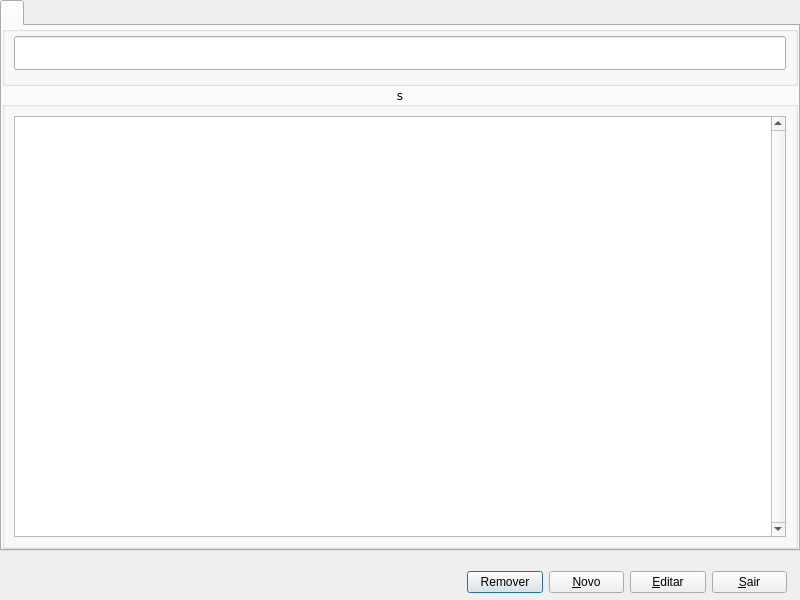
<?xml version="1.0" encoding="UTF-8"?>
<ui version="4.0">
 <class>Managersupplier</class>
 <widget class="QDialog" name="Managersupplier">
  <property name="geometry">
   <rect>
    <x>0</x>
    <y>0</y>
    <width>800</width>
    <height>600</height>
   </rect>
  </property>
  <property name="windowTitle">
   <string/>
  </property>
  <property name="windowIcon">
   <iconset resource="../../icons/resources.qrc">
    <normaloff>:/png/marca-m.png</normaloff>:/png/marca-m.png</iconset>
  </property>
  <widget class="QTabWidget" name="tabWidget">
   <property name="geometry">
    <rect>
     <x>0</x>
     <y>0</y>
     <width>800</width>
     <height>551</height>
    </rect>
   </property>
   <property name="font">
    <font>
     <family>Verdana</family>
     <pointsize>8</pointsize>
    </font>
   </property>
   <property name="focusPolicy">
    <enum>Qt::NoFocus</enum>
   </property>
   <property name="currentIndex">
    <number>0</number>
   </property>
   <widget class="QWidget" name="tab">
    <attribute name="title">
     <string/>
    </attribute>
    <layout class="QGridLayout" name="gridLayout_2">
     <property name="leftMargin">
      <number>0</number>
     </property>
     <property name="topMargin">
      <number>0</number>
     </property>
     <property name="rightMargin">
      <number>0</number>
     </property>
     <property name="bottomMargin">
      <number>0</number>
     </property>
     <property name="spacing">
      <number>0</number>
     </property>
     <item row="1" column="0">
      <widget class="QGroupBox" name="groupBoxItens">
       <property name="font">
        <font>
         <family>Verdana</family>
         <pointsize>9</pointsize>
         <weight>50</weight>
         <bold>false</bold>
        </font>
       </property>
       <property name="title">
        <string>s</string>
       </property>
       <property name="alignment">
        <set>Qt::AlignCenter</set>
       </property>
       <layout class="QHBoxLayout" name="horizontalLayout_4">
        <item>
         <widget class="QRadTableViewSearch" name="tableViewSearch">
          <property name="font">
           <font>
            <family>Verdana</family>
            <pointsize>8</pointsize>
           </font>
          </property>
          <property name="focusPolicy">
           <enum>Qt::NoFocus</enum>
          </property>
          <property name="styleSheet">
           <string notr="true">selection-background-color: rgba(102, 176, 239, 75%); selection-color: rgb(255, 255, 255);</string>
          </property>
          <property name="verticalScrollBarPolicy">
           <enum>Qt::ScrollBarAlwaysOn</enum>
          </property>
          <property name="selectionBehavior">
           <enum>QAbstractItemView::SelectRows</enum>
          </property>
          <property name="sortingEnabled">
           <bool>true</bool>
          </property>
          <attribute name="horizontalHeaderDefaultSectionSize">
           <number>50</number>
          </attribute>
          <attribute name="horizontalHeaderMinimumSectionSize">
           <number>20</number>
          </attribute>
          <attribute name="verticalHeaderVisible">
           <bool>false</bool>
          </attribute>
          <attribute name="verticalHeaderDefaultSectionSize">
           <number>20</number>
          </attribute>
          <attribute name="verticalHeaderMinimumSectionSize">
           <number>18</number>
          </attribute>
         </widget>
        </item>
       </layout>
      </widget>
     </item>
     <item row="0" column="0">
      <widget class="QGroupBox" name="groupBox_2">
       <property name="minimumSize">
        <size>
         <width>0</width>
         <height>60</height>
        </size>
       </property>
       <property name="maximumSize">
        <size>
         <width>16777215</width>
         <height>60</height>
        </size>
       </property>
       <property name="font">
        <font>
         <family>Verdana</family>
         <pointsize>9</pointsize>
         <weight>75</weight>
         <bold>true</bold>
        </font>
       </property>
       <property name="title">
        <string/>
       </property>
       <property name="alignment">
        <set>Qt::AlignHCenter|Qt::AlignTop</set>
       </property>
       <layout class="QHBoxLayout" name="horizontalLayout">
        <property name="spacing">
         <number>6</number>
        </property>
        <property name="leftMargin">
         <number>9</number>
        </property>
        <property name="topMargin">
         <number>0</number>
        </property>
        <property name="rightMargin">
         <number>9</number>
        </property>
        <property name="bottomMargin">
         <number>9</number>
        </property>
        <item>
         <widget class="QRadLineEditFakeEnter" name="lineEditSearch">
          <property name="minimumSize">
           <size>
            <width>0</width>
            <height>34</height>
           </size>
          </property>
          <property name="maximumSize">
           <size>
            <width>16777215</width>
            <height>34</height>
           </size>
          </property>
          <property name="font">
           <font>
            <family>Verdana</family>
            <pointsize>18</pointsize>
           </font>
          </property>
         </widget>
        </item>
       </layout>
      </widget>
     </item>
    </layout>
   </widget>
  </widget>
  <widget class="QWidget" name="">
   <property name="geometry">
    <rect>
     <x>467</x>
     <y>570</y>
     <width>320</width>
     <height>25</height>
    </rect>
   </property>
   <layout class="QHBoxLayout" name="horizontalLayout_2">
    <item>
     <widget class="QPushButton" name="PshBtnRemove">
      <property name="text">
       <string>Remover</string>
      </property>
     </widget>
    </item>
    <item>
     <widget class="QPushButton" name="PshBtnNovo">
      <property name="text">
       <string>&amp;Novo</string>
      </property>
     </widget>
    </item>
    <item>
     <widget class="QPushButton" name="PshBtnEditar">
      <property name="text">
       <string>&amp;Editar</string>
      </property>
     </widget>
    </item>
    <item>
     <widget class="QPushButton" name="PshBtnSair">
      <property name="text">
       <string>&amp;Sair</string>
      </property>
     </widget>
    </item>
   </layout>
  </widget>
 </widget>
 <customwidgets>
  <customwidget>
   <class>QRadLineEditFakeEnter</class>
   <extends>QLineEdit</extends>
   <header location="global">qradlineeditfakeenter.h</header>
  </customwidget>
  <customwidget>
   <class>QRadTableViewSearch</class>
   <extends>QTableView</extends>
   <header>qradtableviewsearch.h</header>
  </customwidget>
 </customwidgets>
 <tabstops>
  <tabstop>lineEditSearch</tabstop>
  <tabstop>PshBtnRemove</tabstop>
  <tabstop>PshBtnNovo</tabstop>
  <tabstop>PshBtnEditar</tabstop>
  <tabstop>PshBtnSair</tabstop>
 </tabstops>
 <resources>
  <include location="../../icons/resources.qrc"/>
  <include location="../../icons/resources.qrc"/>
  <include location="../../icons/resources.qrc"/>
 </resources>
 <connections/>
</ui>
